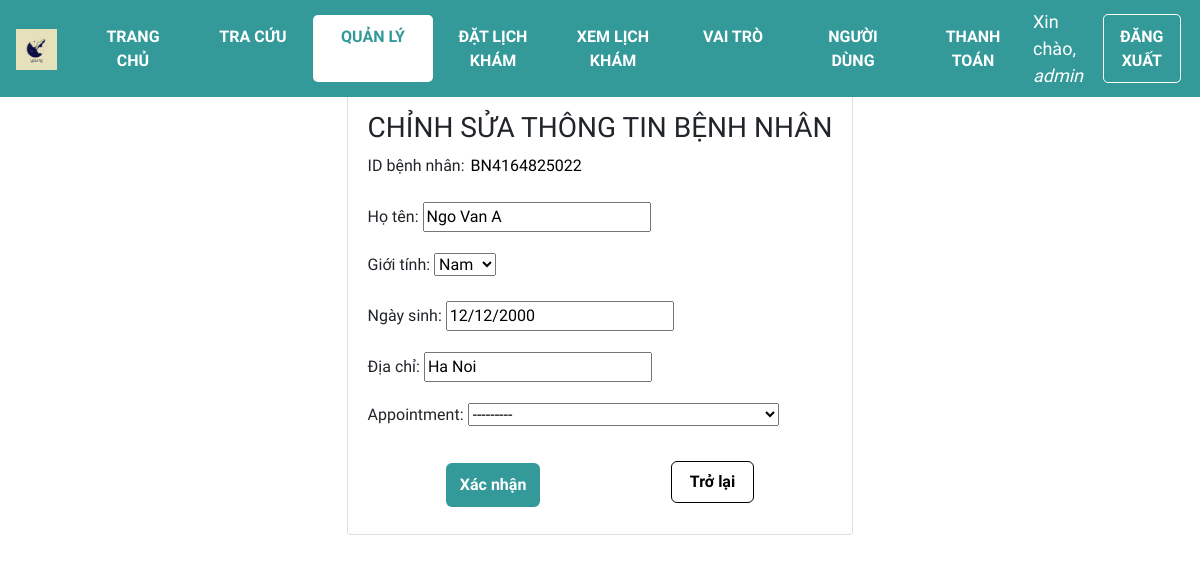
Page /sua_bn/BN4164825022 (signed in) on the committed database.
### web_core/models.py (models this page shows, shortened)
class BENHNHAN(models.Model):
    GIOITINH = (
        ('Nam', 'Nam'),
        ('Nữ', 'Nữ'),
    )
    id = ShortUUIDField(
        verbose_name='ID bệnh nhân',
        length=10,
        max_length=12,
        prefix="BN",
        alphabet="0123456789",
        primary_key=True
    )
    ho_ten = models.CharField('Họ tên', max_length=100)
    gioi_tinh = models.CharField('Giới tính', max_length=3, choices=GIOITINH)
    ngay_sinh = models.DateField('Ngày sinh', default='1990-01-01', null=True)
    dia_chi = models.CharField('Địa chỉ', max_length=255, null=True)
    appointment = models.OneToOneField('Appointment', on_delete=models.SET_NULL, null=True, blank=True)
    class Meta:
        permissions = [
            ('view_medicalrecord', 'Can view medical record'),
            ('change_medicalrecord', 'Can edit medical record'),
        ]

class Appointment(models.Model):
    STATUS_CHOICES = (
        ('pending', 'Pending'),
        ('completed', 'Completed'),
        ('cancelled', 'Cancelled'),
    )
    user = models.ForeignKey(User, on_delete=models.CASCADE, verbose_name="Người dùng")
    name = models.CharField(max_length=100, default='Unknown')
    date_of_birth = models.DateField(default='2000-01-01')
    phone_number = models.CharField(max_length=15, default='0000000000')
    date = models.DateField(verbose_name="Ngày khám")
    time = models.TimeField(verbose_name="Giờ khám")
    reason = models.TextField(verbose_name="Lý do khám", blank=True, null=True)
    status = models.CharField(max_length=20, choices=STATUS_CHOICES, default='pending')
    created_at = models.DateTimeField(auto_now_add=True, verbose_name="Ngày tạo")
    def __str__(self):
        return f"Lịch khám: {self.user.username} - {self.date} {self.time}"

### web_core/decorators.py (the view)
    def wrapper_function(request, *args, **kwargs):
        group = None
        if request.user.groups.exists():
            group = request.user.groups.all()[0].name
        print(group)
        if group == 'customer':
            return redirect('quanli_dskb')
        if group == 'admin':
            return view_func(request, *args, **kwargs)
        return HttpResponse('Bạn không có quyền truy cập trang này.', status=403)

### web_core/forms.py (shortened to what this page needs)
class benhnhan_form(ModelForm):
    ngay_sinh = DateField(
        label='Ngày sinh',
        widget=DateInput(format="%d/%m/%Y"),
        input_formats=['%d/%m/%Y']
    )
    class Meta:
        model = BENHNHAN
        fields = '__all__'
        widgets = {
            'ngay_sinh': DateInput(format="%d/%m/%Y"),
        }
    def __init__(self, *args, **kwargs):
        super().__init__(*args, **kwargs)
        self.fields["id"].widget.attrs["readonly"] = True

### web_core/views.py (called while the page is built)
@admin_only
def edit_benhnhan(request, id):
    benhnhan = BENHNHAN.objects.get(id=id)
    form = benhnhan_form(request.POST or None, instance=benhnhan)
    if form.is_valid():
        form.save()
        return redirect('/dsbn')
    return render(request, 'web_core/edit_benhnhan.html', {'form': form})

### web_core/templates/web_core/edit_benhnhan.html (shortened to what this page needs)
{% extends 'web_core/main.html' %}
{% block content %}
<div class="d-flex justify-content-center h-100" style="margin-top:50px;">
    <div class="user_card">
        <div class="d-flex justify-content-center form_container">
            <div class="card card-body">
                <h3 id="form-title" style="text-align: center;">CHỈNH SỬA THÔNG TIN BỆNH NHÂN</h3>
                <form action="" method="post">
                    {{form.as_p}}
                    <div class="btn form-btn">
                        <input type="submit" value="Xác nhận">
                        <a class='btn back-btn' href="{% url 'quanli_dsbn' %}">Trở lại</a>
                    </div>
                </form>
            </div>
        </div>
    </div>
</div>
{% endblock %}

### web_core/templates/web_core/navbar.html (shortened to what this page needs)
{% load static %}
<nav class="navbar navbar-expand-lg my-navbar fixed-top">
    <a href="{% url 'home' %}">
        <img class="navbar-brand" alt="logo-brand" src="{% static 'images/favicon.png' %}" height="50"
            style="padding-bottom: 4px" />
    </a>
    <div class="collapse navbar-collapse" id="navbarNav">
        {% with request.resolver_match.url_name as url_name %}
        <div class="navbar-nav">
            <a class="nav-item nav-link my-nav-item {% if url_name == 'home' %}my-nav-active{% endif %}"
                href="{% url 'home' %}">Trang chủ</a>
            <a class="nav-item nav-link my-nav-item {% if url_name == 'lsk_guest' %}my-nav-active{% endif %}"
                href="{% url 'lsk_guest' %}">Tra cứu</a>
            <a class="nav-item nav-link my-nav-item {% if 'quanli' in url_name %}my-nav-active{% endif %}"
                href="{% url 'quanli_dskb' %}">Quản lý</a>
                <a class="nav-item nav-link my-nav-item {% if url_name == 'book_appointment' %}my-nav-active{% endif %}"
                href="{% url 'book_appointment' %}">Đặt lịch khám</a>
            <a href="{% url 'view_appointments' %}" class="nav-item nav-link my-nav-item view-appointment">
                    Xem lịch khám</a>
            <a class="nav-item nav-link my-nav-item {% if url_name == 'role_list' %}my-nav-active{% endif %}"
                    href="{% url 'role_list' %}">Vai trò</a>
            <a class="nav-item nav-link my-nav-item {% if url_name == 'user_list' %}my-nav-active{% endif %}"
                    href="{% url 'user_list' %}">Người dùng</a>
                    <a class="nav-item nav-link my-nav-item payment {% if url_name == 'payment' %}my-nav-active{% endif %}"
                    href="{% url 'payment' %}">
                    THANH TOÁN
                </a>
        </div>
        {% endwith %}
    </div>
    {% with request.resolver_match.url_name as url_name %}
    {% if request.user.is_authenticated %}
    <span class="hello-msg">Xin chào, <span> {{request.user}} </span></span>
    <a class="nav-item nav-link my-nav-item my-btn" href="{% url 'logout' %}">Đăng xuất</a>
    {% else %}
    <a class="nav-item nav-link my-nav-item my-btn {% if url_name == 'login' %}my-nav-active{% endif %}"
        href="{% url 'login' %}">Đăng nhập</a>
    {% endif %}
    {% endwith %}
</nav>

### web_core/static/css/main.css (style rules this page uses)
* { font-family: 'Baloo 2', cursive; }
html, body { margin: 0; padding: 0; height: 100%; overflow-x: hidden; }

### web_core/templates/web_core/navbar.html (style rules this page uses)
.my-navbar.fixed-top { position: fixed; color: #fff; background-color: #399; z-index: 10; }
.my-nav-item { color: #fff; font-weight: bold; padding: 9.6px 16px !important; text-transform: uppercase; border-radius: 5px; width: 120px; text-align: center; }
.my-nav-active, .my-nav-active:hover { color: #399; background-color: #fff; }
.my-btn { border: 1px solid #fff; margin-right: 10px; }
.hello-msg { font-size: 18px; color: #fff; margin-right: 20px; }
.hello-msg>span { font-style: italic; }
.my-nav-item.view-appointment { color: #fff; font-weight: bold; padding: 9.6px 16px !important; text-transform: uppercase; border-radius: 5px; width: 120px; text-align: center; }
.my-nav-item.payment { background-color: transparent; color: #fff; font-weight: bold; padding: 9.6px 16px; text-transform: uppercase; border-radius: 5px; width: 120px; text-align: center; }

### web_core/templates/web_core/edit_benhnhan.html (style rules this page uses)
#id_id { border: 0; }
input[type=submit] { font-weight: bold; background-color: #399; border-radius: 6px; border-width: 0px; color: white; padding: 10px 14px; margin: auto; margin-top: 5px; }
.btn.back-btn { font-weight: bold; background-color: white; border-color: black; border-radius: 6px; border-width: 1px; color: black; padding: 8px 18px; margin: auto; right: 0; }
.btn.form-btn { display: flex; justify-content: center; }

### rows in the picture
BENHNHAN: id "BN4164825022", ho_ten "Ngo Van A", gioi_tinh "Nam", ngay_sinh "12/12/2000", dia_chi "Ha Noi", appointment "---------"

### other values in the picture
{{ request.user }} "admin"
